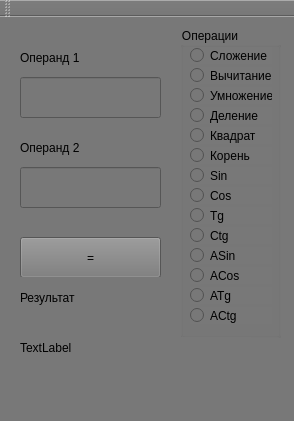
<?xml version="1.0" encoding="UTF-8"?>
<ui version="4.0">
 <class>MainWindow</class>
 <widget class="QMainWindow" name="MainWindow">
  <property name="geometry">
   <rect>
    <x>0</x>
    <y>0</y>
    <width>294</width>
    <height>421</height>
   </rect>
  </property>
  <property name="windowTitle">
   <string>MainWindow</string>
  </property>
  <property name="styleSheet">
   <string notr="true">background-color:rgb(120, 120, 120)</string>
  </property>
  <widget class="QWidget" name="centralWidget">
   <widget class="QLabel" name="label">
    <property name="geometry">
     <rect>
      <x>20</x>
      <y>20</y>
      <width>111</width>
      <height>41</height>
     </rect>
    </property>
    <property name="text">
     <string>Операнд 1</string>
    </property>
   </widget>
   <widget class="QLabel" name="label_2">
    <property name="geometry">
     <rect>
      <x>20</x>
      <y>110</y>
      <width>101</width>
      <height>41</height>
     </rect>
    </property>
    <property name="text">
     <string>Операнд 2</string>
    </property>
   </widget>
   <widget class="QLineEdit" name="operand1">
    <property name="geometry">
     <rect>
      <x>20</x>
      <y>60</y>
      <width>141</width>
      <height>41</height>
     </rect>
    </property>
    <property name="maxLength">
     <number>15</number>
    </property>
   </widget>
   <widget class="QLineEdit" name="operand2">
    <property name="geometry">
     <rect>
      <x>20</x>
      <y>150</y>
      <width>141</width>
      <height>41</height>
     </rect>
    </property>
    <property name="maxLength">
     <number>15</number>
    </property>
   </widget>
   <widget class="QGroupBox" name="operations">
    <property name="geometry">
     <rect>
      <x>180</x>
      <y>10</y>
      <width>101</width>
      <height>311</height>
     </rect>
    </property>
    <property name="title">
     <string>Операции</string>
    </property>
    <widget class="QRadioButton" name="delenie">
     <property name="geometry">
      <rect>
       <x>10</x>
       <y>80</y>
       <width>82</width>
       <height>17</height>
      </rect>
     </property>
     <property name="text">
      <string>Деление</string>
     </property>
    </widget>
    <widget class="QRadioButton" name="umnozhenie">
     <property name="geometry">
      <rect>
       <x>10</x>
       <y>60</y>
       <width>82</width>
       <height>17</height>
      </rect>
     </property>
     <property name="text">
      <string>Умножение</string>
     </property>
    </widget>
    <widget class="QRadioButton" name="slozhenie">
     <property name="geometry">
      <rect>
       <x>10</x>
       <y>20</y>
       <width>82</width>
       <height>17</height>
      </rect>
     </property>
     <property name="text">
      <string>Сложение</string>
     </property>
    </widget>
    <widget class="QRadioButton" name="vichitanie">
     <property name="geometry">
      <rect>
       <x>10</x>
       <y>40</y>
       <width>82</width>
       <height>17</height>
      </rect>
     </property>
     <property name="text">
      <string>Вычитание</string>
     </property>
    </widget>
    <widget class="QRadioButton" name="sin">
     <property name="geometry">
      <rect>
       <x>10</x>
       <y>140</y>
       <width>82</width>
       <height>17</height>
      </rect>
     </property>
     <property name="text">
      <string>Sin</string>
     </property>
    </widget>
    <widget class="QRadioButton" name="cos">
     <property name="geometry">
      <rect>
       <x>10</x>
       <y>160</y>
       <width>82</width>
       <height>17</height>
      </rect>
     </property>
     <property name="text">
      <string>Cos</string>
     </property>
    </widget>
    <widget class="QRadioButton" name="tg">
     <property name="geometry">
      <rect>
       <x>10</x>
       <y>180</y>
       <width>82</width>
       <height>17</height>
      </rect>
     </property>
     <property name="text">
      <string>Tg</string>
     </property>
    </widget>
    <widget class="QRadioButton" name="ctg">
     <property name="geometry">
      <rect>
       <x>10</x>
       <y>200</y>
       <width>82</width>
       <height>17</height>
      </rect>
     </property>
     <property name="text">
      <string>Ctg</string>
     </property>
    </widget>
    <widget class="QRadioButton" name="kvadrat">
     <property name="geometry">
      <rect>
       <x>10</x>
       <y>100</y>
       <width>82</width>
       <height>17</height>
      </rect>
     </property>
     <property name="text">
      <string>Квадрат</string>
     </property>
    </widget>
    <widget class="QRadioButton" name="koren">
     <property name="geometry">
      <rect>
       <x>10</x>
       <y>120</y>
       <width>82</width>
       <height>17</height>
      </rect>
     </property>
     <property name="text">
      <string>Корень</string>
     </property>
    </widget>
    <widget class="QRadioButton" name="acos">
     <property name="geometry">
      <rect>
       <x>10</x>
       <y>240</y>
       <width>82</width>
       <height>17</height>
      </rect>
     </property>
     <property name="text">
      <string>ACos</string>
     </property>
    </widget>
    <widget class="QRadioButton" name="atg">
     <property name="geometry">
      <rect>
       <x>10</x>
       <y>260</y>
       <width>82</width>
       <height>17</height>
      </rect>
     </property>
     <property name="text">
      <string>ATg</string>
     </property>
    </widget>
    <widget class="QRadioButton" name="actg">
     <property name="geometry">
      <rect>
       <x>10</x>
       <y>280</y>
       <width>82</width>
       <height>17</height>
      </rect>
     </property>
     <property name="text">
      <string>ACtg</string>
     </property>
    </widget>
    <widget class="QRadioButton" name="asin">
     <property name="geometry">
      <rect>
       <x>10</x>
       <y>220</y>
       <width>82</width>
       <height>17</height>
      </rect>
     </property>
     <property name="text">
      <string>ASin</string>
     </property>
    </widget>
   </widget>
   <widget class="QPushButton" name="res">
    <property name="geometry">
     <rect>
      <x>20</x>
      <y>220</y>
      <width>141</width>
      <height>41</height>
     </rect>
    </property>
    <property name="text">
     <string>=</string>
    </property>
   </widget>
   <widget class="QLabel" name="resultat">
    <property name="geometry">
     <rect>
      <x>20</x>
      <y>260</y>
      <width>141</width>
      <height>41</height>
     </rect>
    </property>
    <property name="text">
     <string>Результат</string>
    </property>
   </widget>
   <widget class="QLabel" name="error">
    <property name="geometry">
     <rect>
      <x>20</x>
      <y>320</y>
      <width>231</width>
      <height>21</height>
     </rect>
    </property>
    <property name="text">
     <string>TextLabel</string>
    </property>
   </widget>
  </widget>
  <widget class="QMenuBar" name="menuBar">
   <property name="geometry">
    <rect>
     <x>0</x>
     <y>0</y>
     <width>294</width>
     <height>21</height>
    </rect>
   </property>
  </widget>
  <widget class="QToolBar" name="mainToolBar">
   <attribute name="toolBarArea">
    <enum>TopToolBarArea</enum>
   </attribute>
   <attribute name="toolBarBreak">
    <bool>false</bool>
   </attribute>
  </widget>
  <widget class="QStatusBar" name="statusBar"/>
 </widget>
 <layoutdefault spacing="6" margin="11"/>
 <resources/>
 <connections/>
</ui>
